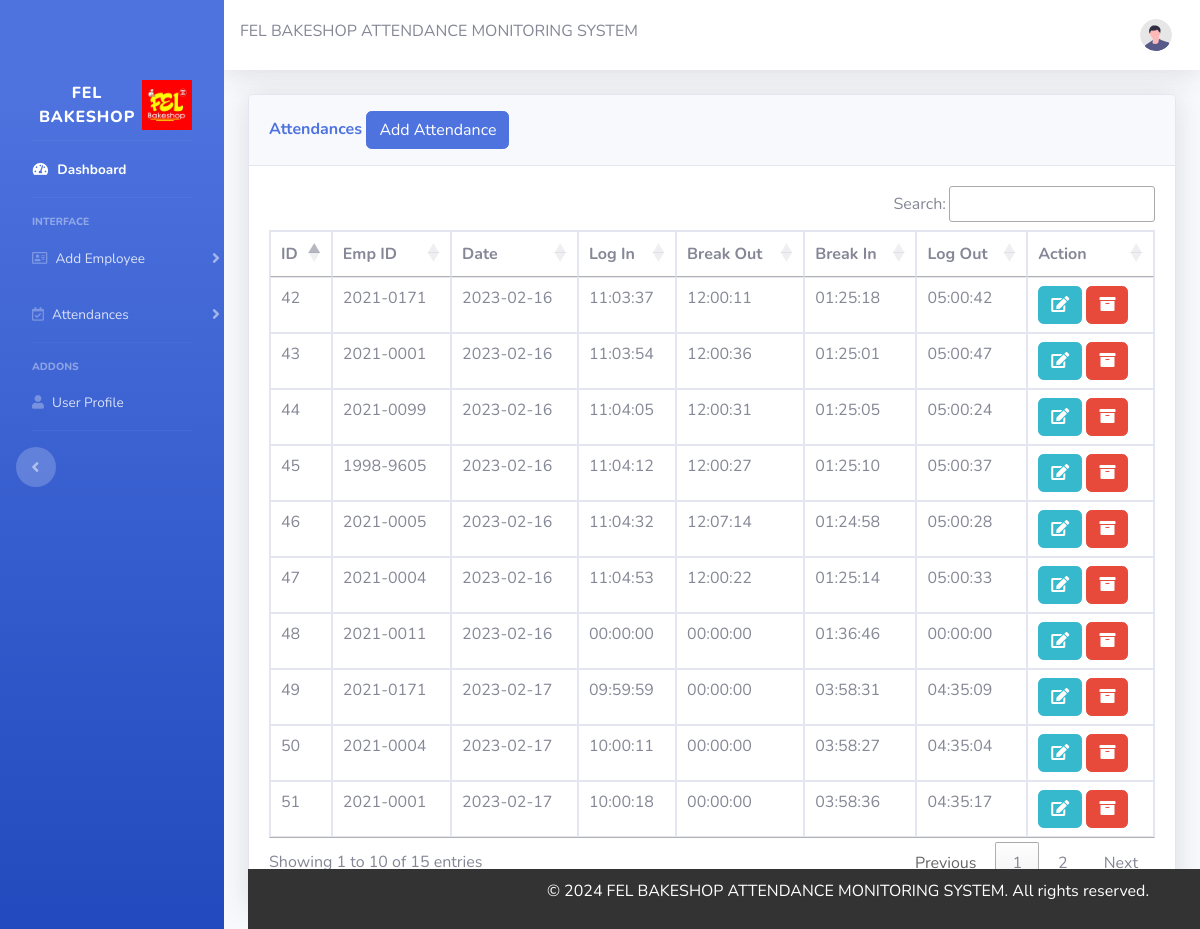
The app's page /admin/am_attendance.php with its own data.
### tables this page shows
CREATE TABLE `tbl_attendance` (
  `id` int(15) NOT NULL,
  `emp_id` varchar(50) NOT NULL,
  `date` date NOT NULL,
  `log_in` time NOT NULL,
  `break_out` time NOT NULL,
  `break_in` time NOT NULL,
  `log_out` time NOT NULL
);

### admin/am_attendance.php (the view, shortened to what this page needs)
<?php
	include('includes/header.php');
	include('includes/navbar.php');
?>
<div class="container-fluid">
<div class="card shadow mb-4">
	<div class="card-header py-3">
		<h6 class="m-0 font-weight-bold text-primary">Attendances
			<button type="button" class="btn btn-primary" data-toggle="modal" data-target="#addattendance">Add Attendance</button>
		</h6>
	</div>
	<div class="card-body">
		<div class="table-responsive">
			<?php
				include('includes/conn.php');
				$query = "SELECT * FROM tbl_attendance ORDER BY date";
				$query_run = mysqli_query($con, $query);
			?>
			<table class="table table-bordered" id="example" width="100%" cellspacing="0">
				<thead>
					<tr>
						<th>ID</th>
						<th>Emp ID</th>
						<th>Date</th>
						<th>Log In</th>
						<th>Break Out</th>
						<th>Break In</th>
						<th>Log Out</th>
						<th>Action</th>
					</tr>
				</thead>
				<tbody>
					<?php
						if (mysqli_num_rows($query_run) > 0) {
							while ($row = mysqli_fetch_assoc($query_run)) {
							?>
					<tr>
						<td><?php echo $row['id']; ?></td>
						<td><?php echo $row['emp_id']; ?></td>
						<td><?php echo $row['date']; ?></td>
						<td><?php echo $row['log_in']; ?></td>
						<td><?php echo $row['break_out']; ?></td>
						<td><?php echo $row['break_in']; ?></td>
						<td><?php echo $row['log_out']; ?></td>
						<td>
							<button type="button" name="edit_am_att" class="btn btn-info edit_am" ><i class='fas fa-edit'></i></button>
							<button type="submit" name="delete_am_att" class="btn btn-danger delete_am"><i class='fas fa-archive'></i></button>
						</td>
					</tr>
					<?php
							}
						}
						else {
							echo "No data found!";
						}
					?>
				</tbody>
			</table>
		</div>
	</div>
</div>
<?php
	include('includes/footer.php');
?>

### admin/includes/header.php (shortened to what this page needs)
<!DOCTYPE html>
<html lang="en">
<head>
    <link href="../admin/css/bootstrap.min.css" rel="stylesheet">
    <link href="vendor/fontawesome-free/css/all.min.css" rel="stylesheet" type="text/css">
    <link href="https://cdn.datatables.net/1.13.2/css/jquery.dataTables.min.css" rel="stylesheet">
    <link href="https://cdn.datatables.net/buttons/2.3.4/css/buttons.dataTables.min.css" rel="stylesheet">
    <link href="css/sb-admin-2.min.css" rel="stylesheet">
</head>
<body id="page-top">
    <div id="wrapper">

### admin/includes/navbar.php (shortened to what this page needs)
<ul class="navbar-nav bg-gradient-primary sidebar sidebar-dark accordion" id="accordionSidebar">
    <a class="sidebar-brand d-flex align-items-center justify-content-center" href="index.php">
        <div class="sidebar-brand-text mx-3">FEL BAKESHOP
        <img src="/FEL BAKESHOP ATTENDANCE MONITORING SYSTEM/image/wr.jpg" alt="Logo" style="width: 50px; height: auto;">
    </a>
    <hr class="sidebar-divider my-0">
    <li class="nav-item active">
        <a class="nav-link" href="index.php">
            <i class="fas fa-fw fa-tachometer-alt"></i>
            <span>Dashboard</span></a>
    </li>
    <hr class="sidebar-divider">
    <div class="sidebar-heading">
        Interface
    </div>
    <li class="nav-item">
        <a class="nav-link collapsed" href="#" data-toggle="collapse" data-target="#collapseTwo"
            aria-expanded="true" aria-controls="collapseTwo">
            <i class="far fa-address-card"></i>
            <span>Add Employee</span>
        </a>
    </li>
    <li class="nav-item">
        <a class="nav-link collapsed" href="#" data-toggle="collapse" data-target="#collapseUtilities"
            aria-expanded="true" aria-controls="collapseUtilities">
            <i class="far fa-calendar-check"></i>
            <span>Attendances</span>
        </a>
    </li>
    <hr class="sidebar-divider">
    <div class="sidebar-heading">
        Addons
    </div>
    <li class="nav-item">
        <a class="nav-link" href="user_profile.php">
            <i class="fas fa-user"></i>
            <span>User Profile</span></a>
    </li>
    <hr class="sidebar-divider d-none d-md-block">
    <div class="text-center d-none d-md-inline">
        <button class="rounded-circle border-0" id="sidebarToggle"></button>
    </div>
</ul>
<div id="content-wrapper" class="d-flex flex-column">
    <div id="content">
        <nav class="navbar navbar-expand navbar-light bg-white topbar mb-4 static-top shadow">
            <label>FEL BAKESHOP ATTENDANCE MONITORING SYSTEM</label>
            <ul class="navbar-nav ml-auto">
                <li class="nav-item dropdown no-arrow">
                    <a class="nav-link dropdown-toggle" href="#" id="userDropdown" role="button"
                        data-toggle="dropdown" aria-haspopup="true" aria-expanded="false">
                        <img class="img-profile rounded-circle"
                            src="img/undraw_profile.svg">
                    </a>
                </li>
            </ul>
        </nav>

### admin/includes/footer.php (shortened to what this page needs)
<!DOCTYPE html>
<html>
<head>
</head>
<body>
    <footer>
        <p>&copy; <?php echo date("Y"); ?> FEL BAKESHOP ATTENDANCE MONITORING SYSTEM. All rights reserved.</p>
    </footer>
</body>
</html>

### admin/includes/footer.php (style rules this page uses)
footer { position: fixed; bottom: 0; width: 100%; text-align: center; background-color: #333; color: #fff; padding: 10px 0; }

### records on screen
tbl_attendance: id "42", emp "2021-0171", date "2023-02-16", log_in "11:03:37", break_out "12:00:11", break_in "01:25:18", log_out "05:00:42"
tbl_attendance: id "43", emp "2021-0001", date "2023-02-16", log_in "11:03:54", break_out "12:00:36", break_in "01:25:01", log_out "05:00:47"
tbl_attendance: id "44", emp "2021-0099", date "2023-02-16", log_in "11:04:05", break_out "12:00:31", break_in "01:25:05", log_out "05:00:24"
tbl_attendance: id "45", emp "1998-9605", date "2023-02-16", log_in "11:04:12", break_out "12:00:27", break_in "01:25:10", log_out "05:00:37"
tbl_attendance: id "46", emp "2021-0005", date "2023-02-16", log_in "11:04:32", break_out "12:07:14", break_in "01:24:58", log_out "05:00:28"
tbl_attendance: id "47", emp "2021-0004", date "2023-02-16", log_in "11:04:53", break_out "12:00:22", break_in "01:25:14", log_out "05:00:33"
tbl_attendance: id "48", emp "2021-0011", date "2023-02-16", log_in "00:00:00", break_out "00:00:00", break_in "01:36:46", log_out "00:00:00"
tbl_attendance: id "51", emp "2021-0001", date "2023-02-17", log_in "10:00:18", break_out "00:00:00", break_in "03:58:36", log_out "04:35:17"
tbl_attendance: id "50", emp "2021-0004", date "2023-02-17", log_in "10:00:11", break_out "00:00:00", break_in "03:58:27", log_out "04:35:04"
tbl_attendance: id "49", emp "2021-0171", date "2023-02-17", log_in "09:59:59", break_out "00:00:00", break_in "03:58:31", log_out "04:35:09"
